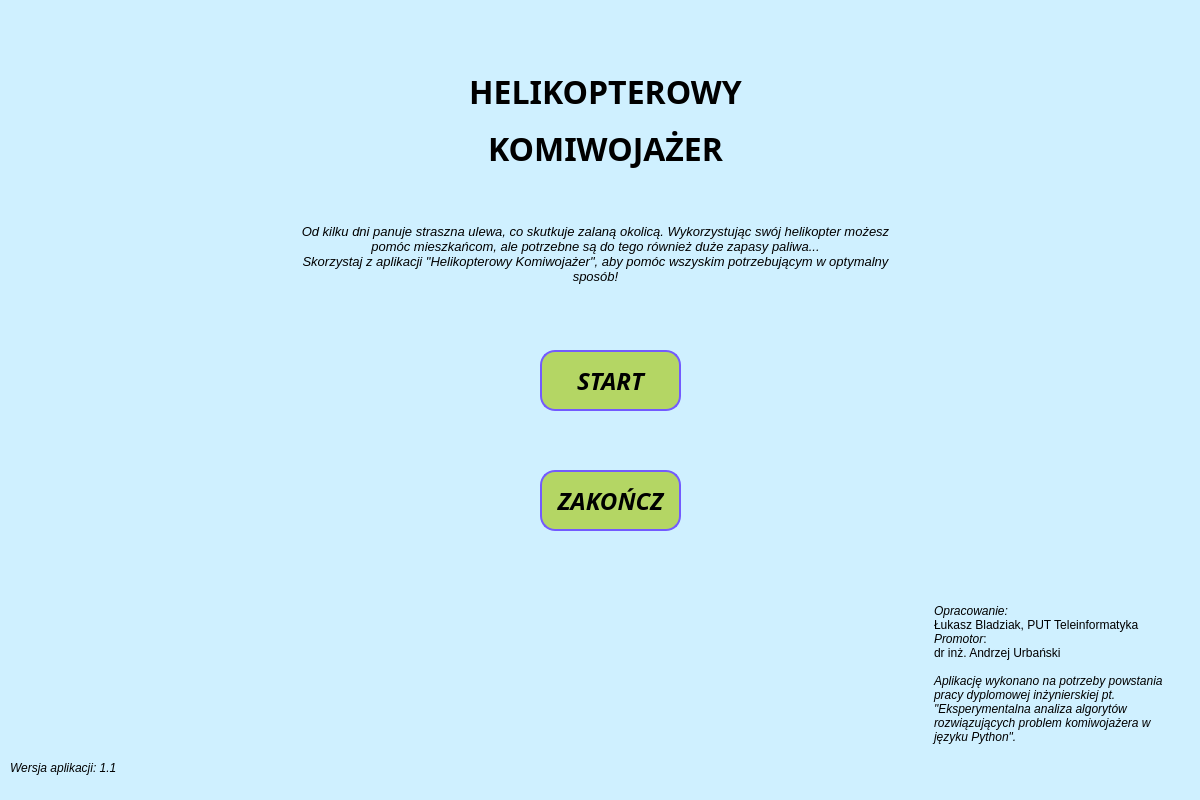
<?xml version="1.0" encoding="UTF-8"?>
<ui version="4.0">
 <class>MenuGlowne</class>
 <widget class="QMainWindow" name="MenuGlowne">
  <property name="windowModality">
   <enum>Qt::NonModal</enum>
  </property>
  <property name="geometry">
   <rect>
    <x>0</x>
    <y>0</y>
    <width>1200</width>
    <height>800</height>
   </rect>
  </property>
  <property name="windowTitle">
   <string>MainWindow</string>
  </property>
  <property name="styleSheet">
   <string notr="true">QWidget{
	background-color: rgb(207, 240, 255);
}

QPushButton{
	background-color: rgb(180, 214, 100);
	border: 2px solid rgb(115, 90, 255);
	border-radius: 15px;
}

QPushButton:hover {
	background-color: rgb(180, 214, 5);
}

QPushButton:pressed {
	background-color: rgb(180, 214, 255);
}

</string>
  </property>
  <widget class="QWidget" name="centralwidget">
   <widget class="QLabel" name="tytul">
    <property name="geometry">
     <rect>
      <x>420</x>
      <y>60</y>
      <width>371</width>
      <height>121</height>
     </rect>
    </property>
    <property name="font">
     <font>
      <family>Segoe Script</family>
      <pointsize>24</pointsize>
      <italic>false</italic>
      <bold>false</bold>
     </font>
    </property>
    <property name="styleSheet">
     <string notr="true"/>
    </property>
    <property name="text">
     <string>&lt;html&gt;&lt;head/&gt;&lt;body&gt;&lt;p align=&quot;center&quot;&gt;&lt;span style=&quot; font-weight:700;&quot;&gt;HELIKOPTEROWY&lt;/span&gt;&lt;/p&gt;&lt;p align=&quot;center&quot;&gt;&lt;span style=&quot; font-weight:700;&quot;&gt;KOMIWOJAŻER&lt;/span&gt;&lt;/p&gt;&lt;/body&gt;&lt;/html&gt;</string>
    </property>
   </widget>
   <widget class="QTextBrowser" name="tekstAutor">
    <property name="geometry">
     <rect>
      <x>930</x>
      <y>600</y>
      <width>256</width>
      <height>192</height>
     </rect>
    </property>
    <property name="frameShape">
     <enum>QFrame::NoFrame</enum>
    </property>
    <property name="html">
     <string>&lt;!DOCTYPE HTML PUBLIC &quot;-//W3C//DTD HTML 4.0//EN&quot; &quot;http://www.w3.org/TR/REC-html40/strict.dtd&quot;&gt;
&lt;html&gt;&lt;head&gt;&lt;meta name=&quot;qrichtext&quot; content=&quot;1&quot; /&gt;&lt;meta charset=&quot;utf-8&quot; /&gt;&lt;style type=&quot;text/css&quot;&gt;
p, li { white-space: pre-wrap; }
hr { height: 1px; border-width: 0; }
&lt;/style&gt;&lt;/head&gt;&lt;body style=&quot; font-family:'Segoe UI'; font-size:9pt; font-weight:400; font-style:normal;&quot;&gt;
&lt;p style=&quot; margin-top:0px; margin-bottom:0px; margin-left:0px; margin-right:0px; -qt-block-indent:0; text-indent:0px;&quot;&gt;&lt;span style=&quot; font-style:italic;&quot;&gt;Opracowanie:&lt;/span&gt;&lt;/p&gt;
&lt;p style=&quot; margin-top:0px; margin-bottom:0px; margin-left:0px; margin-right:0px; -qt-block-indent:0; text-indent:0px;&quot;&gt;Łukasz Bladziak, PUT Teleinformatyka&lt;/p&gt;
&lt;p style=&quot; margin-top:0px; margin-bottom:0px; margin-left:0px; margin-right:0px; -qt-block-indent:0; text-indent:0px;&quot;&gt;&lt;span style=&quot; font-style:italic;&quot;&gt;Promotor&lt;/span&gt;:&lt;/p&gt;
&lt;p style=&quot; margin-top:0px; margin-bottom:0px; margin-left:0px; margin-right:0px; -qt-block-indent:0; text-indent:0px;&quot;&gt;dr inż. Andrzej Urbański&lt;/p&gt;
&lt;p style=&quot;-qt-paragraph-type:empty; margin-top:0px; margin-bottom:0px; margin-left:0px; margin-right:0px; -qt-block-indent:0; text-indent:0px;&quot;&gt;&lt;br /&gt;&lt;/p&gt;
&lt;p style=&quot; margin-top:0px; margin-bottom:0px; margin-left:0px; margin-right:0px; -qt-block-indent:0; text-indent:0px;&quot;&gt;&lt;span style=&quot; font-style:italic;&quot;&gt;Aplikację wykonano na potrzeby powstania pracy dyplomowej inżynierskiej pt. &amp;quot;Eksperymentalna analiza algorytów rozwiązujących problem komiwojażera w języku Python&amp;quot;.&lt;/span&gt;&lt;/p&gt;&lt;/body&gt;&lt;/html&gt;</string>
    </property>
   </widget>
   <widget class="QLabel" name="tekstWersja">
    <property name="geometry">
     <rect>
      <x>10</x>
      <y>760</y>
      <width>121</width>
      <height>16</height>
     </rect>
    </property>
    <property name="font">
     <font>
      <italic>true</italic>
     </font>
    </property>
    <property name="text">
     <string>Wersja aplikacji: 1.1</string>
    </property>
   </widget>
   <widget class="QPushButton" name="startPrzycisk">
    <property name="geometry">
     <rect>
      <x>540</x>
      <y>350</y>
      <width>141</width>
      <height>61</height>
     </rect>
    </property>
    <property name="font">
     <font>
      <family>Century Gothic</family>
      <pointsize>18</pointsize>
      <italic>true</italic>
      <bold>true</bold>
     </font>
    </property>
    <property name="styleSheet">
     <string notr="true"/>
    </property>
    <property name="text">
     <string>START</string>
    </property>
    <property name="checkable">
     <bool>true</bool>
    </property>
    <property name="checked">
     <bool>false</bool>
    </property>
   </widget>
   <widget class="QPushButton" name="startPrzycisk_2">
    <property name="geometry">
     <rect>
      <x>540</x>
      <y>470</y>
      <width>141</width>
      <height>61</height>
     </rect>
    </property>
    <property name="font">
     <font>
      <family>Century Gothic</family>
      <pointsize>18</pointsize>
      <italic>true</italic>
      <bold>true</bold>
     </font>
    </property>
    <property name="styleSheet">
     <string notr="true"/>
    </property>
    <property name="text">
     <string>ZAKOŃCZ</string>
    </property>
    <property name="checkable">
     <bool>true</bool>
    </property>
    <property name="checked">
     <bool>false</bool>
    </property>
   </widget>
   <widget class="QTextBrowser" name="textBrowser">
    <property name="geometry">
     <rect>
      <x>280</x>
      <y>220</y>
      <width>631</width>
      <height>81</height>
     </rect>
    </property>
    <property name="frameShape">
     <enum>QFrame::NoFrame</enum>
    </property>
    <property name="html">
     <string>&lt;!DOCTYPE HTML PUBLIC &quot;-//W3C//DTD HTML 4.0//EN&quot; &quot;http://www.w3.org/TR/REC-html40/strict.dtd&quot;&gt;
&lt;html&gt;&lt;head&gt;&lt;meta name=&quot;qrichtext&quot; content=&quot;1&quot; /&gt;&lt;meta charset=&quot;utf-8&quot; /&gt;&lt;style type=&quot;text/css&quot;&gt;
p, li { white-space: pre-wrap; }
hr { height: 1px; border-width: 0; }
&lt;/style&gt;&lt;/head&gt;&lt;body style=&quot; font-family:'Segoe UI'; font-size:9pt; font-weight:400; font-style:normal;&quot;&gt;
&lt;p align=&quot;center&quot; style=&quot; margin-top:0px; margin-bottom:0px; margin-left:0px; margin-right:0px; -qt-block-indent:0; text-indent:0px;&quot;&gt;&lt;span style=&quot; font-size:10pt; font-style:italic;&quot;&gt;Od kilku dni panuje straszna ulewa, co skutkuje zalaną okolicą. Wykorzystując swój helikopter możesz pomóc mieszkańcom, ale potrzebne są do tego również duże zapasy paliwa...&lt;/span&gt;&lt;/p&gt;
&lt;p align=&quot;center&quot; style=&quot; margin-top:0px; margin-bottom:0px; margin-left:0px; margin-right:0px; -qt-block-indent:0; text-indent:0px;&quot;&gt;&lt;span style=&quot; font-size:10pt; font-style:italic;&quot;&gt;Skorzystaj z aplikacji &amp;quot;Helikopterowy Komiwojażer&amp;quot;, aby pomóc wszyskim potrzebującym w optymalny sposób!&lt;/span&gt;&lt;/p&gt;&lt;/body&gt;&lt;/html&gt;</string>
    </property>
   </widget>
   <widget class="QLabel" name="helikopter">
    <property name="geometry">
     <rect>
      <x>70</x>
      <y>310</y>
      <width>381</width>
      <height>321</height>
     </rect>
    </property>
    <property name="styleSheet">
     <string notr="true"/>
    </property>
    <property name="text">
     <string/>
    </property>
    <property name="pixmap">
     <pixmap resource="zasoby.qrc">:/Obrazy/images/helicopter-ga81252117_640.png</pixmap>
    </property>
    <property name="scaledContents">
     <bool>true</bool>
    </property>
   </widget>
  </widget>
 </widget>
 <resources>
  <include location="zasoby.qrc"/>
 </resources>
 <connections/>
</ui>
